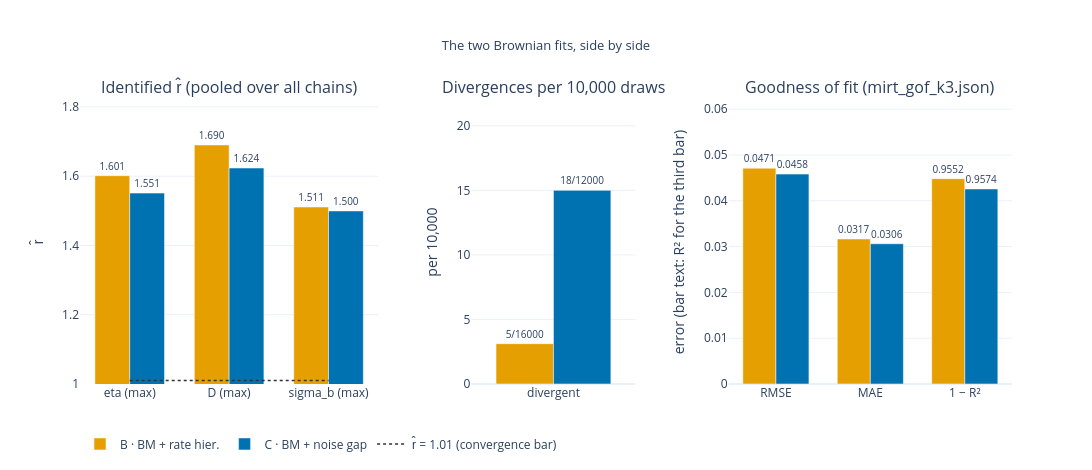

Here is the notebook cell this chart was saved with:
### Markdown cell above
### 5 · B and C converge equally badly and C fits better: identified eta r̂ **1.60** vs **1.55**, RMSE **0.0471** vs **0.0458**.
Divergences are low in both (**5 / 16,000** and **18 / 12,000**). Neither BM variant is a convergence fix.

### Code cell
KEYS = ["eta_max_rhat", "D_max_rhat", "sigma_b_max_rhat"]
KLAB = ["eta (max)", "D (max)", "sigma_b (max)"]
fig = make_subplots(rows=1, cols=3, column_widths=[0.40, 0.22, 0.38], horizontal_spacing=0.10,
                    subplot_titles=["Identified r̂ (pooled over all chains)",
                                    "Divergences per 10,000 draws",
                                    "Goodness of fit (mirt_gof_k3.json)"])
for t in ("B", "C"):
    f = FITS[t]
    v = [float(f["RH"]["pooled"][k]) for k in KEYS]
    fig.add_trace(go.Bar(x=KLAB, y=v, name=SHORT[t], legendgroup=t, marker_color=FCOL[t],
                         text=[f"{x:.3f}" for x in v], textposition="outside",
                         textfont=dict(size=10)), row=1, col=1)
    dv = 1e4 * f["div"] / f["ndraw"]
    fig.add_trace(go.Bar(x=["divergent"], y=[dv], legendgroup=t, showlegend=False,
                         marker_color=FCOL[t], text=[f"{f['div']}/{f['ndraw']}"],
                         textposition="outside", textfont=dict(size=10)), row=1, col=2)
    g = f["gof_json"]
    fig.add_trace(go.Bar(x=["RMSE", "MAE", "1 − R²"],
                         y=[g["rmse"], g["mae"], 1 - g["bayesian_r2"]], legendgroup=t,
                         showlegend=False, marker_color=FCOL[t],
                         text=[f"{g['rmse']:.4f}", f"{g['mae']:.4f}", f"{g['bayesian_r2']:.4f}"],
                         textposition="outside", textfont=dict(size=10)), row=1, col=3)
fig.add_trace(go.Scatter(x=KLAB, y=[1.01] * 3, mode="lines",
                         name="r̂ = 1.01 (convergence bar)",
                         line=dict(color=C["dark"], width=1.5, dash="dot")), row=1, col=1)
fig.update_yaxes(title_text="r̂", range=[1.0, 1.82], row=1, col=1)
fig.update_yaxes(title_text="per 10,000", range=[0, 22], row=1, col=2)
fig.update_yaxes(title_text="error (bar text: R² for the third bar)", range=[0, 0.062], row=1, col=3)
fig.update_layout(title="The two Brownian fits, side by side", height=470, width=1220,
                  bargap=0.3, legend=dict(orientation="h", y=-0.16), margin=dict(t=100))
show(fig, "05_B_vs_C_convergence")

for t in ("B", "C"):
    f, g = FITS[t], FITS[t]["gof_json"]
    print(f"{t}: eta r̂ {float(f['RH']['pooled']['eta_max_rhat']):.3f} "
          f"(mean {float(f['RH']['pooled']['eta_mean_rhat']):.3f}, "
          f"frac>1.01 {float(f['RH']['pooled']['eta_frac_gt_1.01']):.2f}) · "
          f"D {float(f['RH']['pooled']['D_max_rhat']):.3f} · "
          f"sigma_b {float(f['RH']['pooled']['sigma_b_max_rhat']):.3f} · "
          f"{f['div']}/{f['ndraw']} div · RMSE {g['rmse']:.6f} MAE {g['mae']:.6f} "
          f"R² {g['bayesian_r2']:.6f} on {g['n_obs']} obs")

### Figure 1 — Plotly figure (JSON) as saved in the notebook; plotly's stock layout.template omitted (floating-point values rounded to 4 significant figures)
{"data": [{"legendgroup": "B", "marker": {"color": "#E69F00"}, "name": "B · BM + rate hier.", "text": ["1.601", "1.690", "1.511"], "textfont": {"size": 10}, "textposition": "outside", "type": "bar", "x": ["eta (max)", "D (max)", "sigma_b (max)"], "xaxis": "x", "y": [1.601, 1.69, 1.511], "yaxis": "y"}, {"legendgroup": "B", "marker": {"color": "#E69F00"}, "showlegend": false, "text": ["5/16000"], "textfont": {"size": 10}, "textposition": "outside", "type": "bar", "x": ["divergent"], "xaxis": "x2", "y": [3.125], "yaxis": "y2"}, {"legendgroup": "B", "marker": {"color": "#E69F00"}, "showlegend": false, "text": ["0.0471", "0.0317", "0.9552"], "textfont": {"size": 10}, "textposition": "outside", "type": "bar", "x": ["RMSE", "MAE", "1 − R²"], "xaxis": "x3", "y": [0.04711, 0.03166, 0.04483], "yaxis": "y3"}, {"legendgroup": "C", "marker": {"color": "#0072B2"}, "name": "C · BM + noise gap", "text": ["1.551", "1.624", "1.500"], "textfont": {"size": 10}, "textposition": "outside", "type": "bar", "x": ["eta (max)", "D (max)", "sigma_b (max)"], "xaxis": "x", "y": [1.551, 1.624, 1.5], "yaxis": "y"}, {"legendgroup": "C", "marker": {"color": "#0072B2"}, "showlegend": false, "text": ["18/12000"], "textfont": {"size": 10}, "textposition": "outside", "type": "bar", "x": ["divergent"], "xaxis": "x2", "y": [15.0], "yaxis": "y2"}, {"legendgroup": "C", "marker": {"color": "#0072B2"}, "showlegend": false, "text": ["0.0458", "0.0306", "0.9574"], "textfont": {"size": 10}, "textposition": "outside", "type": "bar", "x": ["RMSE", "MAE", "1 − R²"], "xaxis": "x3", "y": [0.04582, 0.03062, 0.04258], "yaxis": "y3"}, {"line": {"color": "#333333", "dash": "dot", "width": 1.5}, "mode": "lines", "name": "r̂ = 1.01 (convergence bar)", "type": "scatter", "x": ["eta (max)", "D (max)", "sigma_b (max)"], "xaxis": "x", "y": [1.01, 1.01, 1.01], "yaxis": "y"}], "layout": {"annotations": [{"font": {"size": 16}, "showarrow": false, "text": "Identified r̂ (pooled over all chains)", "x": 0.16, "xanchor": "center", "xref": "paper", "y": 1.0, "yanchor": "bottom", "yref": "paper"}, {"font": {"size": 16}, "showarrow": false, "text": "Divergences per 10,000 draws", "x": 0.508, "xanchor": "center", "xref": "paper", "y": 1.0, "yanchor": "bottom", "yref": "paper"}, {"font": {"size": 16}, "showarrow": false, "text": "Goodness of fit (mirt_gof_k3.json)", "x": 0.848, "xanchor": "center", "xref": "paper", "y": 1.0, "yanchor": "bottom", "yref": "paper"}], "bargap": 0.3, "height": 470, "legend": {"orientation": "h", "y": -0.16}, "margin": {"t": 100}, "title": {"font": {"size": 13}, "text": "The two Brownian fits, side by side", "x": 0.5}, "width": 1220, "xaxis": {"anchor": "y", "domain": [0.0, 0.32]}, "xaxis2": {"anchor": "y2", "domain": [0.42, 0.596]}, "xaxis3": {"anchor": "y3", "domain": [0.696, 1.0]}, "yaxis": {"anchor": "x", "domain": [0.0, 1.0], "range": [1.0, 1.82], "title": {"text": "r̂"}}, "yaxis2": {"anchor": "x2", "domain": [0.0, 1.0], "range": [0, 22], "title": {"text": "per 10,000"}}, "yaxis3": {"anchor": "x3", "domain": [0.0, 1.0], "range": [0, 0.062], "title": {"text": "error (bar text: R² for the third bar)"}}}}
